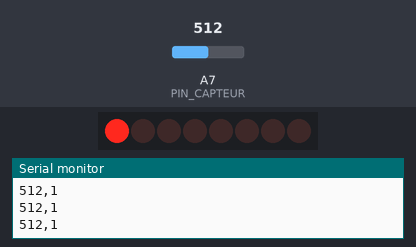
The sketch below on a simulated Arduino Nano, built with avr-gcc and run on an emulated ATmega328P. On the bench: 8 shift-register outputs drawn as a row of LEDs (first output left, lit = HIGH), the last lines printed to the serial monitor. Wiring (inferred from the names in the program): shift register (74HC595): data pin 2; shift clock pin 4; latch pin 3. Wiring (inferred from the signals the program sends): row of LEDs: on Q0, Q1, Q2, Q3, Q4, Q5, Q6, Q7. The inputs (shaded band) are chosen by the test bench; at power-on: A7 (PIN_CAPTEUR) = 512.

Above: at 1.2 s.
1.3 s: A7 (PIN_CAPTEUR) set to 390
At 2.1 s:
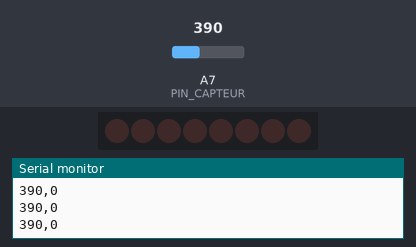
2.8 s: A7 (PIN_CAPTEUR) set to 994
At 3.9 s:
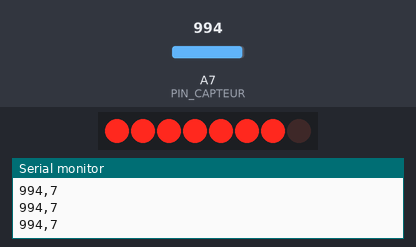
4.3 s: A7 (PIN_CAPTEUR) set to 1021
At 5.0 s:
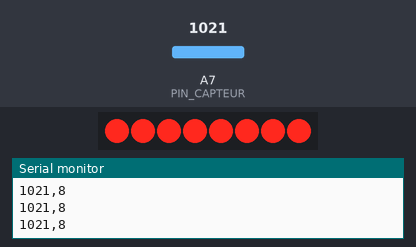
5.8 s: A7 (PIN_CAPTEUR) set to 900
At 7.0 s:
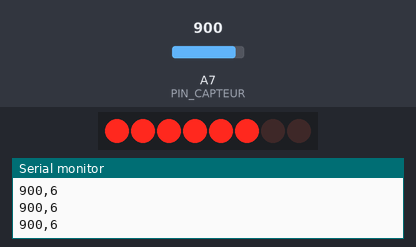
7.3 s: A7 (PIN_CAPTEUR) set to 716
At 8.0 s:
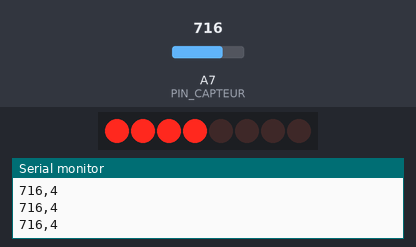
8.8 s: A7 (PIN_CAPTEUR) set to 511
At 10.1 s:
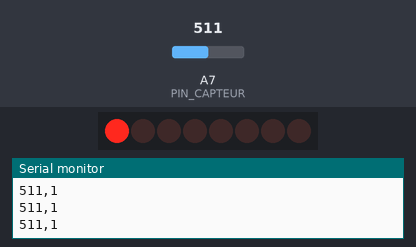
Timing chart, 0 to 11.3 s (numbered marks = the images above; inputs shaded):
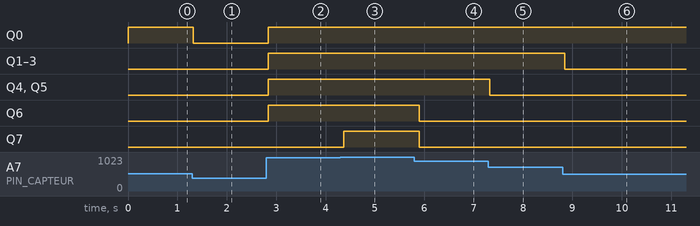

Measured:
- the behaviour switches between 1009 and 1010 on A7 (PIN_CAPTEUR) (found by bisection; images 2 and 3)
- after the input at 1.3 s, Q0: HIGH → LOW at once
- after the input at 2.8 s, Q0–6: LOW → HIGH at once
- after the input at 4.3 s, Q7: LOW → HIGH after 0.07 s
- after the input at 5.8 s, Q6, Q7: HIGH → LOW after 0.10 s
- after the input at 7.3 s, Q4, Q5: HIGH → LOW at once
- after the input at 8.8 s, Q1–3: HIGH → LOW after 0.05 s

The sketch:

Hall.ino
```cpp
// Déclaration des broches pour le capteur et les registres à décalage
#define PIN_CAPTEUR A7
#define nb_74hc595s 1
#define nbPinsRegistre nb_74hc595s * 8
#define PIN_SER 2
#define PIN_RCLK 3
#define PIN_SRCLK 4

#define MIN 400
#define MAX 1010


// Initialisation des registres à décalage
boolean registres[nbPinsRegistre] = {0, 0, 0};

int nbLeds; // Variable pour stocker le nombre de LEDs à allumer

// Configuration initiale des broches
void setup()
{
  pinMode(PIN_CAPTEUR, INPUT);
  pinMode(PIN_SER, OUTPUT);
  pinMode(PIN_RCLK, OUTPUT);
  pinMode(PIN_SRCLK, OUTPUT);
  Serial.begin(9600); // Initialisation de la communication série
}

// Fonction pour vider les registres à décalage
void viderRegistres()
{
  for (int i = nbPinsRegistre - 1; i >= 0; i--)
  {
    registres[i] = LOW;
  }
}

// Fonction pour écrire dans les registres à décalage
void ecrireRegistres()
{
  digitalWrite(PIN_RCLK, LOW);
  for (int i = nbPinsRegistre - 1; i >= 0; i--)
  {
    digitalWrite(PIN_SRCLK, LOW);
    int val = registres[i];
    digitalWrite(PIN_SER, val);
    digitalWrite(PIN_SRCLK, HIGH);
  }
  digitalWrite(PIN_RCLK, HIGH);
}

// Fonction pour définir l'état d'un pin dans les registres à décalage
void definirPinRegistre(int index, int valeur)
{
  registres[index] = valeur;
}

void loop()
{
  // Lecture de la valeur du capteur et affichage
  Serial.print(analogRead(PIN_CAPTEUR));
  Serial.print(",");

  // Mapping de la valeur du capteur au nombre de LEDs à allumer
  nbLeds = map(analogRead(PIN_CAPTEUR), MIN, MAX, 0, 8);
  Serial.println(nbLeds); // Affichage du nombre de LEDs à allumer

  // Réinitialisation des registres à décalage
  for (int i = 0; i < 8; i++)
  {
    definirPinRegistre(i, LOW);
    ecrireRegistres();
  }

  // Allumage des LEDs correspondant au nombre calculé
  for (int i = 0; i < nbLeds; i++)
  {
    definirPinRegistre(i, HIGH);
    ecrireRegistres();
  }

  delay(100); // Délai pour limiter la fréquence de mise à jour des LEDs
}
```
